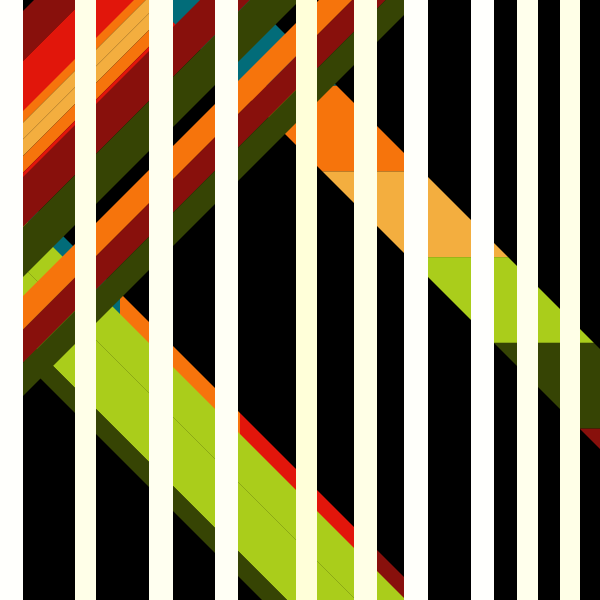
Frame 1 (no input)
Frame 60 (the mouse pressed at the canvas centre just before this capture): identical to frame 1, image omitted
Frame 120 (the mouse held since frame 60 and released just before this capture): identical to frame 1, image omitted

The Processing sketch that drew this single still picture (run headless with seeded random() and noise(); from frame 60 on, the mouse is pressed at the canvas centre):

// Processing sketch: GenerativePiece2
// ── GenerativePiece2.pde
int barMin = 20;
int barMax = 25;
int spaceMin = 15;
int spaceMax = 60;
int slantNum = 8;
int thickness = 100;
int minThinStripes = 2;
int maxThinStripes = 7;
int minThickStripes = 4;
int maxThickStripes = 15;

IntList colors = new IntList();
int linesColor;
int altColor;

void setup() {
  size(600, 600);
  colorMode(RGB, 255);
  
  colors.push(color(225, 22, 11));  //bright red
  colors.push(color(136, 16, 12));  //dark red
  colors.push(color(246, 116, 12));  //orange
  colors.push(color(243, 174, 63));  //yellow
  colors.push(color(170, 205, 27));  //lime
  colors.push(color(54, 68, 4));    //dark green
  colors.push(color(2, 108, 121));  //dark teal
  
  linesColor = color(255, 255, 255);
  altColor = color(255, 255, 210);

  background(0);
  
  noStroke();
  for (int i = 0; i < slantNum; i++) {
    if (random(1) < 0.5) {
      int startingPoint = (int)random(height-thickness);
      if (random(1) < 0.5) {
        if (random(1) < 0.5) {
          segmentedQuad(0, startingPoint, 0, startingPoint+thickness, width, startingPoint+width, width, startingPoint+width+thickness, (int)random(minThinStripes, maxThinStripes));
        }
        else {
          segmentedQuad(0, startingPoint, width, startingPoint+width, 0, startingPoint+thickness, width, startingPoint+thickness+width, (int)random(minThickStripes, maxThickStripes));
        }
      }
      else {
        if (random(1) < 0.5) {
          segmentedQuad(0, startingPoint, 0, startingPoint+thickness, width, startingPoint-width, width, startingPoint-width+thickness, (int)random(minThinStripes, maxThinStripes));
        }
        else {
          segmentedQuad(0, startingPoint, width, startingPoint-width, 0, startingPoint+thickness, width, startingPoint+thickness-width, (int)random(minThickStripes, maxThickStripes));
        }
      }
    }
    else {
      int startingPoint = (int)random(width-thickness);
      if (random(1) < 0.5) {
        if (random(1) < 0.5) {
          segmentedQuad(startingPoint, 0, startingPoint+thickness, 0, startingPoint+height, height, startingPoint+thickness+height, height, (int)random(minThinStripes, maxThinStripes));
        }
        else {
          segmentedQuad(startingPoint, 0, startingPoint+height, height, startingPoint+thickness, 0, startingPoint+thickness+height, height, (int)random(minThickStripes, maxThickStripes));
        }
      }
      else {
        if (random(1) < 0.5) {
        segmentedQuad(startingPoint, 0, startingPoint+thickness, 0, startingPoint-height, height, startingPoint+thickness-height, height, (int)random(minThinStripes, maxThinStripes));
        }
        else {
        segmentedQuad(startingPoint, 0, startingPoint-height, height, startingPoint+thickness, 0, startingPoint+thickness-height, height, (int)random(minThickStripes, maxThickStripes));
        }
      }
    }
  }
      
  push();
  noStroke();
  int currentX = 0;
  boolean bar = true;
  while(currentX <= width) {
    if (bar) {
      int w = (int)random(barMin, barMax);
      float randAmt = random(1);
      color c = lerpColor(linesColor, altColor, randAmt);
      fill(c);
      rect(currentX, 0, w, height);
      currentX += w;
      bar = false;
    }
    else {
      int w = (int)random(spaceMin, spaceMax);
      currentX += w;
      bar = true;
    }
  }
  pop();
}

void segmentedQuad(int x1, int y1, int x2, int y2, int x3, int y3, int x4, int y4, int subdivs) {
  for (int i = 0; i < subdivs; i++) {
    int index = (int)random(colors.size());
    fill(colors.get(index));
    float newx1 = lerp(x1, x2, i/(float)subdivs);
    float newy1 = lerp(y1, y2, i/(float)subdivs);
    float newx2 = lerp(x1, x2, (i+1)/(float)subdivs);
    float newy2 = lerp(y1, y2, (i+1)/(float)subdivs);
    float newx3 = lerp(x3, x4, (i+1)/(float)subdivs);
    float newy3 = lerp(y3, y4, (i+1)/(float)subdivs);
    float newx4 = lerp(x3, x4, i/(float)subdivs);
    float newy4 = lerp(y3, y4, i/(float)subdivs);
    quad(newx1, newy1, newx2, newy2, newx3, newy3, newx4, newy4);
  }
}

void draw() {
}

void keyPressed() {
  if (key == ' ') {  // saves canvas
    String name = "GenerativePiece2_" + int(random(9999)) + ".png";
    save(name);
    println("Saved as " + name);
  }
}
